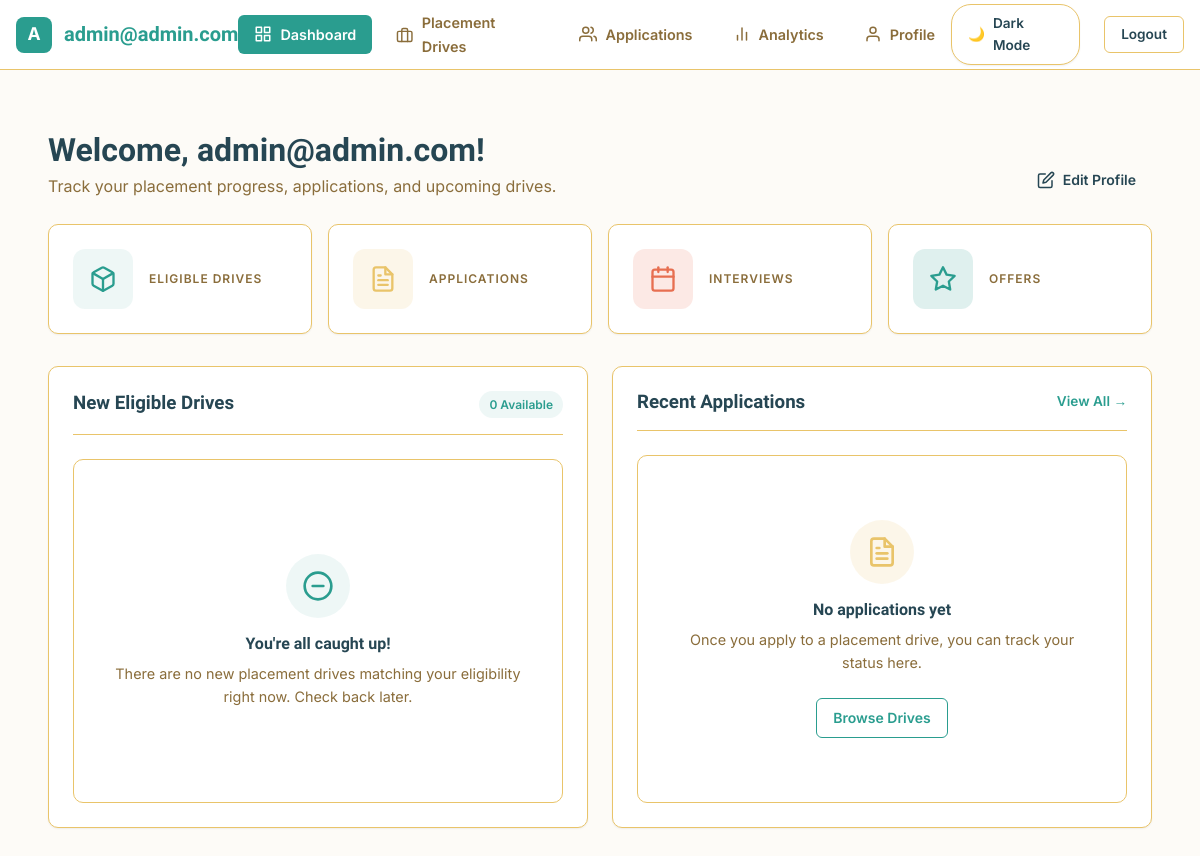
Page /student/ (signed in) on the committed database.
### apps/accounts/models.py (models this page shows, shortened)
class User(AbstractUser):
    username = None
    email = models.EmailField(unique=True)
    STUDENT = "student"
    COMPANY = "company"
    OFFICER = "officer"
    ROLE_CHOICES = [
        (STUDENT, "Student"),
        (COMPANY, "Company"),
        (OFFICER, "Placement Officer"),
    ]
    role = models.CharField(
        max_length=25,
        choices=ROLE_CHOICES,
        default=STUDENT
    )
    email_verified = models.BooleanField(default=False)
    USERNAME_FIELD = 'email'
    REQUIRED_FIELDS = []
    objects = CustomUserManager()

### apps/student_portal/views.py (the view, shortened to what this page needs)
# urls.py: path('', views.dashboard_view, name='dashboard'),
@login_required
def dashboard_view(request):
    try:
        profile = request.user.studentprofile
    except:
        return render(request, 'student_portal/dashboard.html', {'error': 'Profile not found.'})

### templates/student_portal/dashboard.html (shortened to what this page needs)
{% extends 'student_portal/base.html' %}
{% block student_content %}
<div class="sp-page-header">
    <div>
        <h1>Welcome, {{ user.studentprofile.full_name|default:user.email }}!</h1>
        <p>Track your placement progress, applications, and upcoming drives.</p>
    </div>
    <div class="sp-header-actions">
        <a href="{% url 'student_portal:edit_profile' %}" class="btn sp-btn-outline">
            <svg width="18" height="18" viewBox="0 0 24 24" fill="none" stroke="currentColor" stroke-width="2" stroke-linecap="round" stroke-linejoin="round" class="mr-05"><path d="M11 4H4a2 2 0 0 0-2 2v14a2 2 0 0 0 2 2h14a2 2 0 0 0 2-2v-7"></path><path d="M18.5 2.5a2.121 2.121 0 0 1 3 3L12 15l-4 1 1-4 9.5-9.5z"></path></svg>
            Edit Profile
        </a>
    </div>
</div>
<div class="kpi-grid">
    <div class="card kpi-card kpi-eligible">
        <div class="kpi-icon-box">
        </div>
        <div>
            <p class="kpi-label">Eligible Drives</p>
        </div>
    </div>
    <div class="card kpi-card kpi-applications">
        <div class="kpi-icon-box">
        </div>
        <div>
            <p class="kpi-label">Applications</p>
        </div>
    </div>
    <div class="card kpi-card kpi-interviews">
        <div class="kpi-icon-box">
        </div>
        <div>
            <p class="kpi-label">Interviews</p>
        </div>
    </div>
    <div class="card kpi-card kpi-offers">
        <div class="kpi-icon-box">
            <svg width="28" height="28" viewBox="0 0 24 24" fill="none" stroke="currentColor" stroke-width="2" stroke-linecap="round" stroke-linejoin="round"><polygon points="12 2 15.09 8.26 22 9.27 17 14.14 18.18 21.02 12 17.77 5.82 21.02 7 14.14 2 9.27 8.91 8.26 12 2"></polygon></svg>
        </div>
        <div>
            <p class="kpi-label">Offers</p>
        </div>
    </div>
</div>
<div class="dashboard-content-grid">
    <div class="card dashboard-column-card">
        <div class="card-header-row">
            <h3>New Eligible Drives</h3>
            <span class="badge-count">{{ eligible_drives|length }} Available</span>
        </div>
        {% if eligible_drives %}
            <div class="recent-list-col">
                {% for drive in eligible_drives %}
                <div class="drive-item-card">
                    <div class="drive-item-header">
                        <h4 class="company-name-tag">{{ drive.company.company_name }}</h4>
                        {% if drive.job_roles %}
                            <span class="job-role-pill">{{ drive.job_roles|truncatechars:15 }}</span>
                        {% endif %}
                    </div>
                    <h5 class="drive-item-title">{{ drive.title }}</h5>
                    <div class="drive-item-meta">
                        <div>
                            <span class="meta-label">Package</span>
                            <span class="data-figure drive-highlight-salary">₹{{ drive.salary_package|default:"TBD" }}</span>
                        </div>
                        <div>
                            <span class="meta-label">Deadline</span>
                            <span class="data-figure meta-value-deadline">{{ drive.application_deadline|date:"d M Y" }}</span>
                        </div>
                    </div>
                    <a href="{% url 'student_portal:drive_detail' drive.id %}" class="btn btn-primary btn-block">View & Apply</a>
                </div>
                {% endfor %}
            </div>
        {% else %}
            <div class="empty-state-box">
                <div class="empty-state-icon">
                    <svg width="32" height="32" viewBox="0 0 24 24" fill="none" stroke="currentColor" stroke-width="2" stroke-linecap="round" stroke-linejoin="round"><circle cx="12" cy="12" r="10"></circle><line x1="8" y1="12" x2="16" y2="12"></line></svg>
                </div>
                <h4>You're all caught up!</h4>
                <p>There are no new placement drives matching your eligibility right now. Check back later.</p>
            </div>
        {% endif %}
    </div>
    <div class="card dashboard-column-card">
        <div class="card-header-row">
            <h3>Recent Applications</h3>
            <a href="{% url 'student_portal:drives_list' %}" class="link-view-all">View All →</a>
        </div>
        {% if applications %}
            <div>
                {% for app in applications %}
                <div class="application-row">
                    <div class="app-company-info">
                        <div class="company-avatar-box">
                            {{ app.drive.company.company_name|make_list|first|upper }}
                        </div>
                        <div>
                            <h4 class="drive-item-title mb-025">{{ app.drive.company.company_name }}</h4>
                            <p class="applicant-sub-text">Applied on {{ app.applied_at|date:"M d, Y" }}</p>
                        </div>
                    </div>
                    <div>
                        {% if app.status == 'applied' %}
                            <span class="status-pill applied">Applied</span>
                        {% elif app.status == 'shortlisted' %}
                            <span class="status-pill shortlisted">Shortlisted</span>
                        {% elif app.status == 'interview_scheduled' %}
                            <span class="status-pill interview">Interview</span>
                        {% elif app.status == 'selected' %}
                            <span class="status-pill selected">Selected</span>
                        {% elif app.status == 'rejected' %}
                            <span class="status-pill rejected">Rejected</span>
                        {% endif %}
                    </div>
                </div>
                {% endfor %}
            </div>
        {% else %}
            <div class="empty-state-box">
                <div class="empty-state-icon yellow">
                </div>
                <h4>No applications yet</h4>
                <p>Once you apply to a placement drive, you can track your status here.</p>
                <a href="{% url 'student_portal:drives_list' %}" class="btn btn-secondary mt-15">Browse Drives</a>
            </div>
        {% endif %}
    </div>
</div>
{% endblock %}

### templates/student_portal/base.html (shortened to what this page needs)
{% extends 'shared/base.html' %}
{% load static %}
{% block extra_css %}
<link rel="stylesheet" href="{% static 'student_portal/css/sidebar.css' %}?v=2.1">
<link rel="stylesheet" href="{% static 'student_portal/css/student_portal.css' %}?v=2.1">
{% endblock %}
{% block content %}
<div class="app-layout">
    <header class="top-navbar">
        <div class="navbar-brand">
            <a href="{% url 'student_portal:profile' %}" class="brand-link">
                {% if user.studentprofile.profile_photo %}
                    <img src="{{ user.studentprofile.profile_photo.url }}" alt="Profile" class="brand-avatar-img">
                {% else %}
                    <div class="brand-avatar-initials">{{ user.studentprofile.full_name|default:user.email|make_list|first|upper }}</div>
                {% endif %}
                <h2 class="brand-title">{{ user.studentprofile.full_name|default:user.email }}</h2>
            </a>
        </div>
        <nav class="desktop-nav">
            <a href="{% url 'student_portal:dashboard' %}" class="nav-item {% if request.resolver_match.url_name == 'dashboard' %}active{% endif %}">
                Dashboard
            </a>
            <a href="{% url 'student_portal:drives_list' %}" class="nav-item {% if 'drives' in request.resolver_match.url_name %}active{% endif %}">
                <svg width="18" height="18" viewBox="0 0 24 24" fill="none" stroke="currentColor" stroke-width="2" stroke-linecap="round" stroke-linejoin="round"><rect x="2" y="7" width="20" height="14" rx="2" ry="2"></rect><path d="M16 21V5a2 2 0 0 0-2-2h-4a2 2 0 0 0-2 2v16"></path></svg>
                Placement Drives
            </a>
            <a href="{% url 'student_portal:applications_list' %}" class="nav-item {% if request.resolver_match.url_name == 'applications_list' %}active{% endif %}">
                Applications
            </a>
            <a href="{% url 'student_portal:analytics' %}" class="nav-item {% if request.resolver_match.url_name == 'analytics' %}active{% endif %}">
                <svg width="18" height="18" viewBox="0 0 24 24" fill="none" stroke="currentColor" stroke-width="2" stroke-linecap="round" stroke-linejoin="round"><line x1="18" y1="20" x2="18" y2="10"></line><line x1="12" y1="20" x2="12" y2="4"></line><line x1="6" y1="20" x2="6" y2="14"></line></svg>
                Analytics
            </a>
            <a href="{% url 'student_portal:profile' %}" class="nav-item {% if request.resolver_match.url_name == 'profile' or request.resolver_match.url_name == 'edit_profile' %}active{% endif %}">
                <svg width="18" height="18" viewBox="0 0 24 24" fill="none" stroke="currentColor" stroke-width="2" stroke-linecap="round" stroke-linejoin="round"><path d="M20 21v-2a4 4 0 0 0-4-4H8a4 4 0 0 0-4 4v2"></path><circle cx="12" cy="7" r="4"></circle></svg>
                Profile
            </a>
        </nav>
        <div class="navbar-actions">
            <div class="theme-switch-wrapper">
                <label class="theme-btn-label">
                    <span class="theme-btn-content">
                        <span class="theme-icon"></span>
                        <span class="theme-text"></span>
                    </span>
                </label>
            </div>
            <a href="{% url 'accounts:login' %}" class="btn-logout-bordered" title="Log Out">
                Logout
            </a>
        </div>
    </header>
    <main class="main-content">
        <div class="content-area">
            {% block student_content %}
            {% endblock %}
        </div>
    </main>
</div>
{% endblock %}

### static/css/theme.css (style rules this page uses)
:root, html[data-theme="light"], body[data-theme="light"] { --color-primary: #2A9D8F; --color-accent: #E9C46A; --color-terracotta: #E76F51; --color-primary-light: rgba(42, 157, 143, 0.08); --color-primary-lighter: rgba(42, 157, 143, 0.05); --color-background: #FDFBF7; --color-surface: #FFFFFF; --color-card-bg: #FFFFFF; --color-text-primary: #264653; --color-text-secondary: #8A6D3B; --color-border: #E9C46A; --status-applied: #2A9D8F; --status-shortlisted: #E9C46A; --status-interview: #E76F51; --status-selected: #2A9D8F; --status-rejected: #E76F51; --status-applied-bg: rgba(42, 157, 143, 0.12); --status-shortlisted-bg: rgba(233, 196, 106, 0.2); --status-interview-bg: rgba(231, 111, 81, 0.15); --status-selected-bg: rgba(42, 157, 143, 0.12); --status-rejected-bg: rgba(231, 111, 81, 0.15); --font-display: 'Sora', 'Segoe UI', system-ui, sans-serif; --font-body: 'Inter', 'Segoe UI', system-ui, sans-serif; --font-mono: 'JetBrains Mono', 'Consolas', monospace; --radius-sm: 6px; --radius-md: 10px; --radius-lg: 16px; --shadow-sm: 0 1px 2px rgba(17, 24, 39, 0.06); --shadow-md: 0 4px 12px rgba(17, 24, 39, 0.08); --space-unit: 4px; }
html { background-color: var(--color-background); color: var(--color-text-primary); transition: background-color 0.3s ease, color 0.3s ease; }
body { background-color: var(--color-background) !important; color: var(--color-text-primary) !important; font-family: var(--font-body); font-size: 1rem; line-height: 1.6; margin: 0; padding: 0; box-sizing: border-box; transition: background-color 0.3s ease, color 0.3s ease; }
*, *::before, *::after { box-sizing: inherit; }
h1, h2, h3, h4, h5, h6 { font-family: var(--font-display); color: var(--color-text-primary); margin-top: 0; line-height: 1.25; }
.card, .dashboard-card, .profile-card, .drive-card { background-color: var(--color-surface) !important; border: 1px solid var(--color-border) !important; border-radius: var(--radius-md); box-shadow: var(--shadow-sm); color: var(--color-text-primary) !important; padding: 2.5rem 2rem; transition: background-color 0.3s ease, border-color 0.3s ease, box-shadow 0.3s ease; }
.btn, a.btn, button.btn { display: inline-flex; align-items: center; justify-content: center; font-family: var(--font-body); font-weight: 600; border-radius: var(--radius-sm); padding: calc(var(--space-unit) * 2) calc(var(--space-unit) * 4); cursor: pointer; border: none; transition: all 0.2s ease; font-size: 0.875rem; text-decoration: none !important; }
.btn-secondary, a.btn-secondary, button.btn-secondary { background-color: transparent; color: var(--color-primary) !important; border: 1px solid var(--color-primary); }
a { color: var(--color-primary); text-decoration: none; transition: color 0.2s ease; }

### rows in the picture
User: studentprofile.full_name|make_list "A", studentprofile.full_name "admin@admin.com"

### other values in the picture
{{ eligible_drives|length }} "0"
